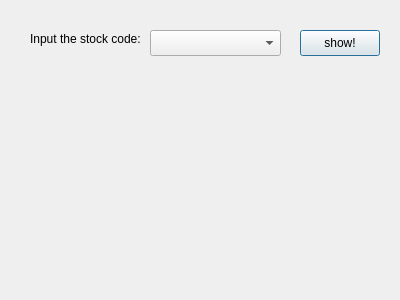
<?xml version="1.0" encoding="UTF-8"?>
<ui version="4.0">
 <class>PriceDialog</class>
 <widget class="QDialog" name="PriceDialog">
  <property name="geometry">
   <rect>
    <x>0</x>
    <y>0</y>
    <width>400</width>
    <height>300</height>
   </rect>
  </property>
  <property name="windowTitle">
   <string>Dialog</string>
  </property>
  <widget class="QLabel" name="label">
   <property name="geometry">
    <rect>
     <x>30</x>
     <y>30</y>
     <width>131</width>
     <height>18</height>
    </rect>
   </property>
   <property name="text">
    <string>Input the stock code:</string>
   </property>
  </widget>
  <widget class="QComboBox" name="comboBox">
   <property name="geometry">
    <rect>
     <x>150</x>
     <y>30</y>
     <width>131</width>
     <height>26</height>
    </rect>
   </property>
  </widget>
  <widget class="QPushButton" name="pushButton">
   <property name="geometry">
    <rect>
     <x>300</x>
     <y>30</y>
     <width>80</width>
     <height>26</height>
    </rect>
   </property>
   <property name="text">
    <string>show!</string>
   </property>
  </widget>
 </widget>
 <resources/>
 <connections/>
</ui>
